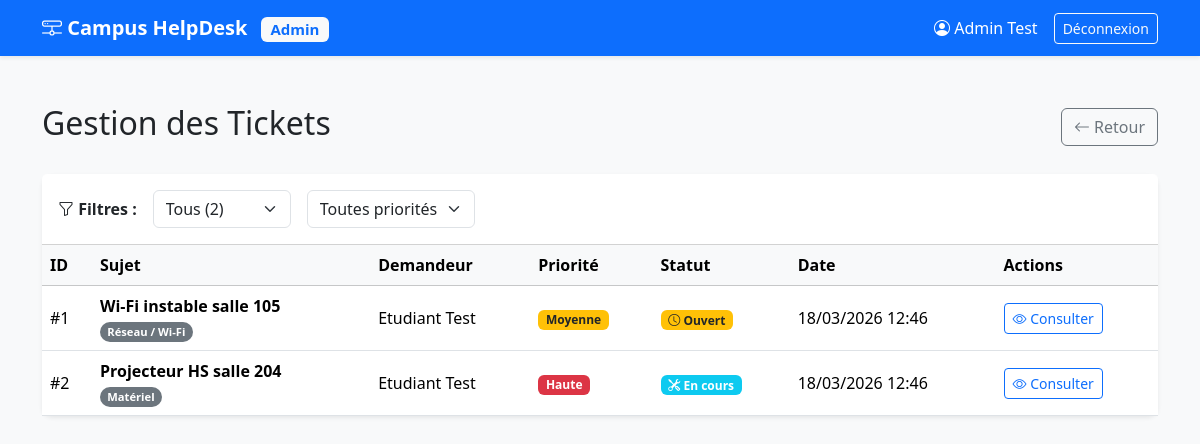
The page /public/admin/tickets.php (signed in) on the database its author committed.
### tables this page shows
CREATE TABLE tickets (
  id INT AUTO_INCREMENT PRIMARY KEY,
  titre VARCHAR(120) NOT NULL,
  description TEXT NOT NULL,
  priorite ENUM('BASSE','MOYENNE','HAUTE') NOT NULL DEFAULT 'MOYENNE',
  statut ENUM('OPEN','IN_PROGRESS','RESOLVED','CLOSED') NOT NULL DEFAULT 'OPEN',
  categorie_id INT NOT NULL,
  cree_par INT NOT NULL,
  assigne_a INT NULL,
  created_at DATETIME NOT NULL DEFAULT CURRENT_TIMESTAMP,
  updated_at DATETIME NOT NULL DEFAULT CURRENT_TIMESTAMP ON UPDATE CURRENT_TIMESTAMP,
  CONSTRAINT fk_tickets_categorie FOREIGN KEY (categorie_id) REFERENCES categories(id),
  CONSTRAINT fk_tickets_createur FOREIGN KEY (cree_par) REFERENCES utilisateurs(id),
  CONSTRAINT fk_tickets_assigne FOREIGN KEY (assigne_a) REFERENCES utilisateurs(id)
);

CREATE TABLE categories (
  id INT AUTO_INCREMENT PRIMARY KEY,
  libelle VARCHAR(80) NOT NULL UNIQUE
);

CREATE TABLE utilisateurs (
  id INT AUTO_INCREMENT PRIMARY KEY,
  nom VARCHAR(100) NOT NULL,
  email VARCHAR(150) NOT NULL UNIQUE,
  mdp_hash VARCHAR(255) NOT NULL,
  role ENUM('ETUDIANT','TECH','ADMIN') NOT NULL DEFAULT 'ETUDIANT',
  actif TINYINT(1) NOT NULL DEFAULT 1,
  created_at DATETIME NOT NULL DEFAULT CURRENT_TIMESTAMP
);

### app/services/TicketService.php (called while the page is built, shortened)
<?php
require_once __DIR__ . '/../repositories/TicketRepo.php';
final class TicketService {
    private TicketRepo $ticketRepo;
    public function __construct() {
        $this->ticketRepo = new TicketRepo();
    }
    public function getAdminTickets(?string $status = null, ?string $priority = null): array {
        return $this->ticketRepo->getTicketsForAdmin($status, $priority);
    }
}

### app/config/db.php (called while the page is built, shortened)
<?php
function db(): PDO {
  static $pdo = null;
  if ($pdo === null) {
    $dsn = "mysql:host=localhost;dbname=campus_helpdesk;charset=utf8mb4";
    $pdo = new PDO($dsn, "root", "", [
      PDO::ATTR_ERRMODE => PDO::ERRMODE_EXCEPTION,
      PDO::ATTR_DEFAULT_FETCH_MODE => PDO::FETCH_ASSOC,
      PDO::ATTR_EMULATE_PREPARES => false,
    ]);
  }
  return $pdo;
}

### app/repositories/TicketRepo.php (called while the page is built, shortened)
<?php
require_once __DIR__ . '/../config/db.php';
final class TicketRepo {
    public function getTicketsForTech(?string $status = null, ?string $priority = null): array {
        $sql = "SELECT t.*, c.libelle as categorie_nom, u.nom as auteur_nom, u.email as auteur_email
                FROM tickets t
                LEFT JOIN categories c ON t.categorie_id = c.id
                LEFT JOIN utilisateurs u ON t.cree_par = u.id
                WHERE 1=1";
        $params = [];
        $sql .= " ORDER BY
                CASE t.statut
                    WHEN 'OPEN' THEN 1
                    WHEN 'IN_PROGRESS' THEN 2
                    WHEN 'RESOLVED' THEN 3
                    ELSE 4
                END,
                t.created_at DESC";
        $stmt = db()->prepare($sql);
        $stmt->execute($params);
        return $stmt->fetchAll();
    }
    public function getTicketsForAdmin(?string $status = null, ?string $priority = null): array {
        return $this->getTicketsForTech($status, $priority);
    }
}

### public/admin/tickets.php (the view, shortened to what this page needs)
<?php
$user = $_SESSION['user'];
$filterStatus = $_GET['status'] ?? 'ALL';
$filterPriority = $_GET['priority'] ?? 'ALL';
require_once __DIR__ . '/../../app/services/TicketService.php';
$ticketService = new TicketService();
$tickets = $ticketService->getAdminTickets($filterStatus, $filterPriority);
$allTicketsForCount = $ticketService->getAdminTickets('ALL', 'ALL');
?>
<!DOCTYPE html>
<html lang="fr">
<head>
    <link href="https://cdn.jsdelivr.net/npm/bootstrap@5.3.3/dist/css/bootstrap.min.css" rel="stylesheet">
    <link href="https://cdn.jsdelivr.net/npm/bootstrap-icons@1.11.3/font/bootstrap-icons.min.css" rel="stylesheet">
</head>
<body>
    <nav class="navbar navbar-expand-lg navbar-dark bg-primary shadow-sm">
        <div class="container">
            <a class="navbar-brand" href="dashboard.php"><i class="bi bi-hdd-network"></i> Campus HelpDesk <span class="badge bg-light text-primary ms-2">Admin</span></a>
            <div class="d-flex align-items-center">
                <span class="text-white me-3"><i class="bi bi-person-circle"></i> <?= htmlspecialchars($user['nom'] ?? 'Admin') ?></span>
                <a href="../auth/logout.php" class="btn btn-sm btn-outline-light">Déconnexion</a>
            </div>
        </div>
    </nav>
    <div class="container py-5">
        <div class="d-flex justify-content-between align-items-center mb-4">
            <h2>Gestion des Tickets</h2>
            <a href="dashboard.php" class="btn btn-outline-secondary"><i class="bi bi-arrow-left"></i> Retour</a>
        </div>
        <div class="card shadow-sm mb-4">
            <div class="card-header bg-white py-3">
                <form method="GET" class="d-flex align-items-center gap-3 m-0">
                    <label class="fw-bold m-0"><i class="bi bi-funnel"></i> Filtres :</label>
                    <select name="status" class="form-select w-auto" onchange="this.form.submit()">
                        <option value="ALL" <?= $filterStatus === 'ALL' ? 'selected' : '' ?>>Tous (<?= count($allTicketsForCount) ?>)</option>
                    </select>
                    <select name="priority" class="form-select w-auto" onchange="this.form.submit()">
                        <option value="ALL" <?= $filterPriority === 'ALL' ? 'selected' : '' ?>>Toutes priorités</option>
                    </select>
                </form>
            </div>
            <div class="card-body p-0">
                <div class="table-responsive">
                    <table class="table table-hover align-middle mb-0">
                        <thead class="table-light">
                            <tr>
                                <th>ID</th>
                                <th>Sujet</th>
                                <th>Demandeur</th>
                                <th>Priorité</th>
                                <th>Statut</th>
                                <th>Date</th>
                                <th>Actions</th>
                            </tr>
                        </thead>
                        <tbody>
                            <?php if (empty($tickets)): ?>
                                <tr>
                                    <td colspan="7" class="text-center py-5 text-muted">
                                        <i class="bi bi-inbox display-4 d-block mb-3 text-secondary"></i>
                                        <h5>Aucun ticket trouvé.</h5>
                                    </td>
                                </tr>
                            <?php else: ?>
                                <?php foreach ($tickets as $ticket): ?>
                                    <tr>
                                        <td>#<?= $ticket['id'] ?></td>
                                        <td>
                                            <strong><?= htmlspecialchars($ticket['titre']) ?></strong><br>
                                            <span class="badge bg-secondary rounded-pill" style="font-size: 0.7em;"><?= htmlspecialchars($ticket['categorie_nom'] ?? 'Général') ?></span>
                                        </td>
                                        <td>
                                            <?= htmlspecialchars($ticket['auteur_nom'] ?? 'Inconnu') ?>
                                        </td>
                                        <td>
                                            <?php if ($ticket['priorite'] === 'HAUTE'): ?>
                                                <span class="badge bg-danger">Haute</span>
                                            <?php elseif ($ticket['priorite'] === 'MOYENNE'): ?>
                                                <span class="badge bg-warning text-dark">Moyenne</span>
                                            <?php else: ?>
                                                <span class="badge bg-info text-dark">Basse</span>
                                            <?php endif; ?>
                                        </td>
                                        <td>
                                            <?php if ($ticket['statut'] === 'OPEN'): ?>
                                                <span class="badge bg-warning text-dark"><i class="bi bi-clock"></i> Ouvert</span>
                                            <?php elseif ($ticket['statut'] === 'IN_PROGRESS'): ?>
                                                <span class="badge bg-info"><i class="bi bi-tools"></i> En cours</span>
                                            <?php elseif ($ticket['statut'] === 'RESOLVED'): ?>
                                                <span class="badge bg-success"><i class="bi bi-check-circle"></i> Résolu</span>
                                            <?php endif; ?>
                                        </td>
                                        <td><?= date('d/m/Y H:i', strtotime($ticket['created_at'])) ?></td>
                                        <td>
                                            <a href="ticket_detail.php?id=<?= $ticket['id'] ?>" class="btn btn-sm btn-outline-primary"><i class="bi bi-eye"></i> Consulter</a>
                                        </td>
                                    </tr>
                                <?php endforeach; ?>
                            <?php endif; ?>
                        </tbody>
                    </table>
                </div>
            </div>
        </div>
    </div>
</body>
</html>

### public/admin/tickets.php (style rules this page uses)
body { background-color: #f8f9fa; }
.navbar-brand { font-weight: 600; }
.card { border: none; border-radius: 10px; }

### rows shown on the page
tickets: id "1", titre "Wi‑Fi instable salle 105", categorie.libelle "Réseau / Wi‑Fi", cree_par.nom "Etudiant Test", priorite "Moyenne", statut "OPEN" (drawn), created_at "18/03/2026 12:46"
tickets: id "2", titre "Projecteur HS salle 204", categorie.libelle "Matériel", cree_par.nom "Etudiant Test", priorite "Haute", statut "IN_PROGRESS" (drawn), created_at "18/03/2026 12:46"

### other values the page prints
$user['nom'] "Admin Test"
